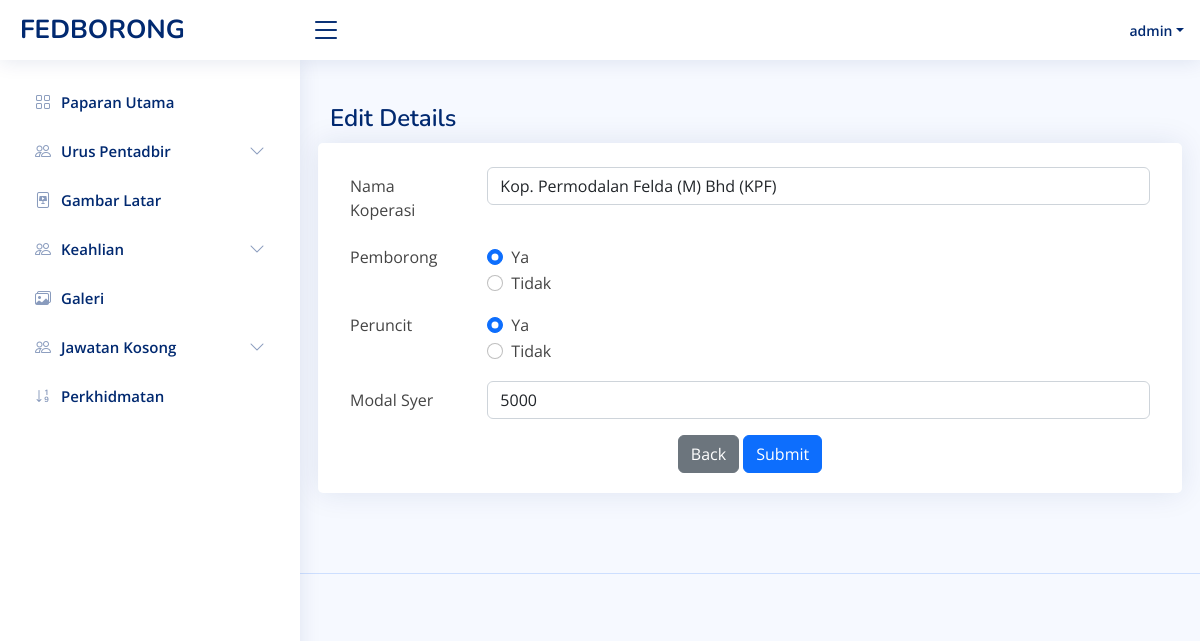
The app's page /admin-member-edit?id=26 (signed in), older data.
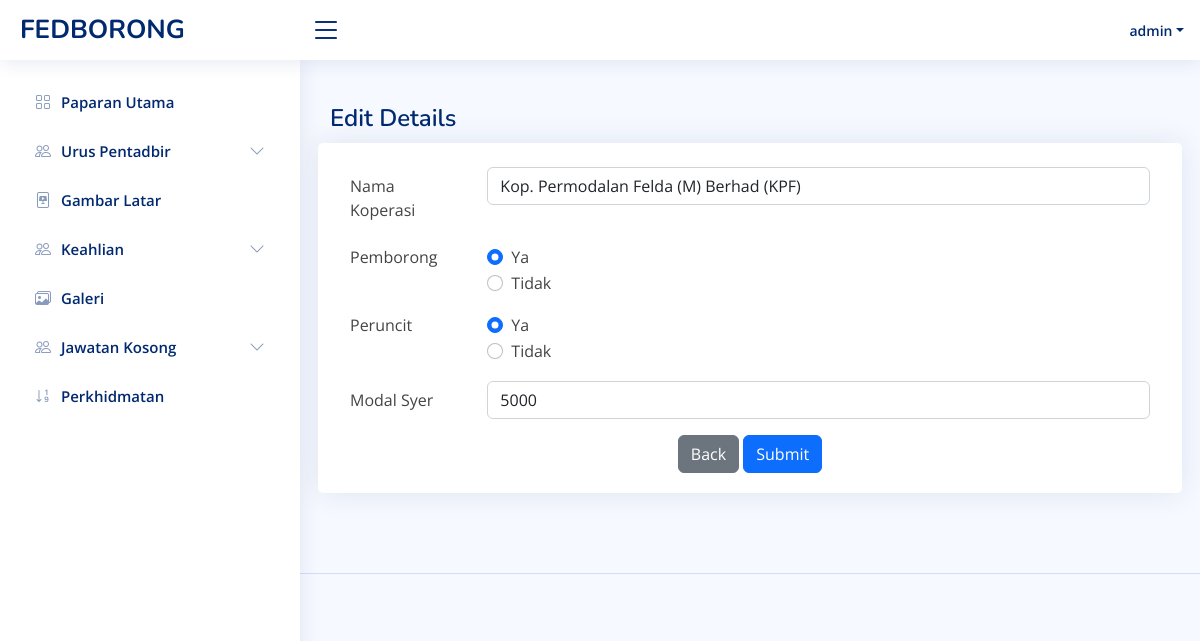
The same page, newer data.
### tables this page shows
CREATE TABLE `keahlian` (
  `Id` int(11) NOT NULL,
  `Koperasi` varchar(1000) NOT NULL,
  `Pemborong` tinyint(11) DEFAULT NULL COMMENT '1=Ya, 2= Tidak',
  `Peruncitan` tinyint(11) DEFAULT NULL COMMENT '1=Ya, 2=Tidak',
  `ModalSyer` float DEFAULT NULL
);

### admin-member-edit.php (the view, shortened to what this page needs)
<?php
    if(isset($_SESSION['username'])) {
?>
<?php
include 'admin/admin-header.php';
require('db_connect.php');
$id=$_REQUEST['id'];
$query = "SELECT * from keahlian where Id='".$id."'";
$result = mysqli_query($conn, $query) or die ( mysqli_error());
$row = mysqli_fetch_assoc($result);
?>
<body>
<?php include 'admin-nav.php';?>
<main id="main" class="main">
    <div class="pagetitle">
      <h1>Edit Details</h1>
    </div>
    <section class="section">
      <div class="row">
          <div class="card">
            <div class="card-body"><br>
               <?php
               if(isset($_POST['new']) && $_POST['new']==1)
               {
               $id=$_REQUEST['id'];
               $kopname =$_REQUEST['Koperasi'];
               $pborong = $_POST['Pemborong'];
               $pruncit = $_POST['Peruncitan'];
               $pmodal =$_REQUEST['ModalSyer'];
               if(empty($kopname)) {
                $update="UPDATE `keahlian` SET `Koperasi` = '$kopname', `Pemborong` = '$pborong', `Peruncitan` = '$pruncit', `ModalSyer` = '$pmodal' WHERE `Id` = '$id';";
               }
                elseif(empty($pmodal)) {
                $update="UPDATE `keahlian` SET `Koperasi` = '$kopname', `Pemborong` = '$pborong', `Peruncitan` = '$pruncit', `ModalSyer` = NULL WHERE `Id` = '$id';";
               } else {
                $update="UPDATE `keahlian` SET `Koperasi` = '$kopname', `Pemborong` = '$pborong', `Peruncitan` = '$pruncit', `ModalSyer` = '$pmodal' WHERE `Id` = '$id';";
               }
               mysqli_query($conn, $update) or die(mysqli_error());
               $status = "Record Updated Successfully. </br></br>
               <a href='admin-membership.php'>View Updated Record</a>";
               echo '<p style="color:#FF0000;">'.$status.'</p>';
               }else {
               ?>
              <form action="" method="POST">
                <div class="row mb-3">
                  <label for="inputName" class="col-sm-2 col-form-label">Nama Koperasi </label>
                  <div class="col-sm-10">
                    <input type="text" name="Koperasi" class="form-control" id="inputKop" value="<?php echo $row['Koperasi'] ?>">
                  </div>
                </div>
                <fieldset class="row mb-3">
                  <legend class="col-form-label col-sm-2 pt-0">Pemborong</legend>
                  <div class="col-sm-10">
                    <?php if ($row['Pemborong']==1) { ?>
                    <div class="form-check">
                      <input class="form-check-input" type="radio" name="Pemborong" id="gridRadioborong" value="1" checked>
                      <label class="form-check-label" for="gridRadioborong">
                        Ya
                      </label>
                    </div>
                    <div class="form-check">
                      <input class="form-check-input" type="radio" name="Pemborong" id="gridRadioborong2" value="2">
                      <label class="form-check-label" for="gridRadioborong2">
                        Tidak
                      </label>
                    </div>
                    <?php } ?>
                  </div>
                </fieldset>
                <fieldset class="row mb-3">
                  <legend class="col-form-label col-sm-2 pt-0">Peruncit</legend>
                  <div class="col-sm-10">
                    <?php if ($row['Peruncitan']==1) { ?>
                    <div class="form-check">
                      <input class="form-check-input" type="radio" name="Peruncitan" id="gridRadioruncit" value="1" checked>
                      <label class="form-check-label" for="gridRadioruncit">
                        Ya
                      </label>
                    </div>
                    <div class="form-check">
                      <input class="form-check-input" type="radio" name="Peruncitan" id="gridRadioruncit2" value="2">
                      <label class="form-check-label" for="gridRadioruncit2">
                        Tidak
                      </label>
                    </div>
                    <?php } ?>
                  </div>
                </fieldset>
                <div class="row mb-3">
                  <label for="inputNumber" class="col-sm-2 col-form-label">Modal Syer</label>
                  <div class="col-sm-10">
                    <input type="number" name="ModalSyer" class="form-control" id="inputModal" value="<?php echo $row['ModalSyer'] ?>">
                  </div>
                </div>
                <div class="text-center">
                  <a href="admin-membership" class="btn btn-secondary">Back</a>
                  <button type="submit" name="member-submit" class="btn btn-primary">Submit</button>
                </div>
              </form>
              <?php } ?>
            </div>
          </div>
      </div>
    </section>
  </main>
<?php include 'admin/admin-footer.php' ?>
<?php
    } else {
        header("Location: ./admin-login?error=login_first");
        exit();
    }
 ?>

Row changes from the older to the newer data that the page shows:
changed keahlian: Koperasi "Kop. Permodalan Felda (M) Bhd (KPF)" → "Kop. Permodalan Felda (M) Berhad (KPF)"
